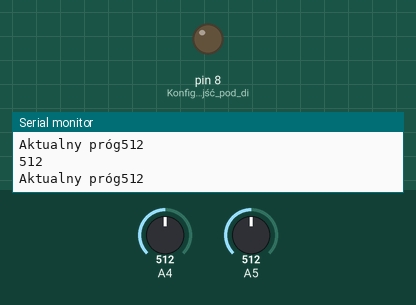
This sketch was run on a simulated Arduino Uno, built with avr-gcc and run on an emulated ATmega328P. Parts: output pins drawn as LEDs (lit = HIGH), the last lines printed to the serial monitor. Inputs (shaded band) come from the test bench; at power-on: A4 = 512, A5 = 512.

Above: at 1.2 s.
1.3 s: A4 set to 523
At 2.5 s:
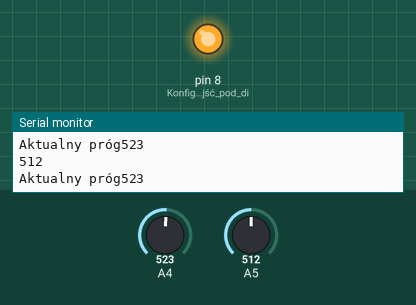
2.8 s: A5 set to 539
At 3.2 s:
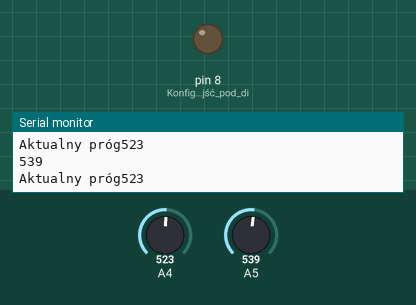
4.3 s: A5 set to 511
At 5.5 s:
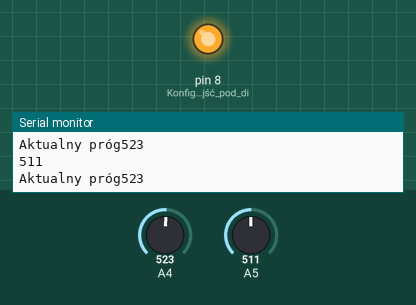
5.8 s: A5 set to 716
At 6.3 s:
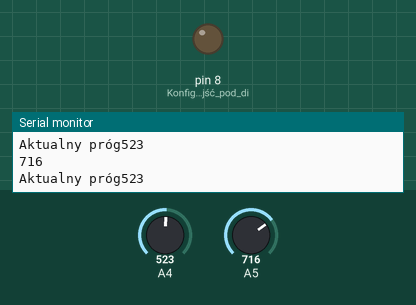
7.3 s: A4 set to 708
10.3 s: A4 set to 733
At 11.3 s:
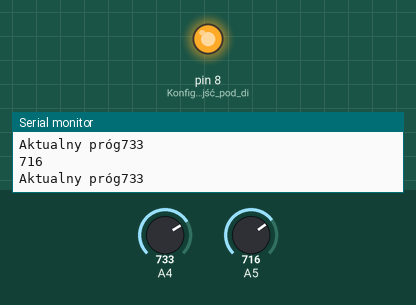
Timing chart, 0 to 12.8 s (numbered marks = the images above; inputs shaded):
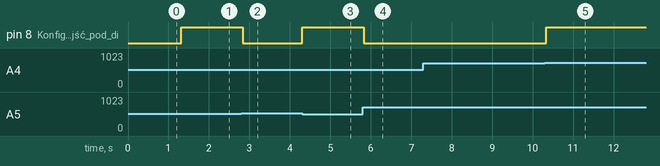

Measured:
- the behaviour switches between 512 and 513 on A4 (found by bisection; images 0 and 1)
- the behaviour switches between 522 and 523 on A5 (found by bisection; images 1 and 2)
- the behaviour switches between 716 and 717 on A4 (found by bisection; images 4 and 5)
- after the input at 1.3 s, pin 8 (Konfiguracja_wyjść_pod_di): LOW → HIGH at once
- after the input at 2.8 s, pin 8 (Konfiguracja_wyjść_pod_di): HIGH → LOW at once
- after the input at 4.3 s, pin 8 (Konfiguracja_wyjść_pod_di): LOW → HIGH at once
- after the input at 5.8 s, pin 8 (Konfiguracja_wyjść_pod_di): HIGH → LOW at once
- after the input at 10.3 s, pin 8 (Konfiguracja_wyjść_pod_di): LOW → HIGH at once

The sketch:

fotorezystor_2.ino
```cpp
// Używamy fotorezystora - kiedy zgasimy światło, zapala się dioda v2
int odczytanaWartosc = 0; //Zmienna do przechowywania odczytu ADC
int prog = 0; // Próg włączenia światła - ustawiamy potencjometrem

void setup() {
  Serial.begin(9600);
  pinMode(8, OUTPUT); //Konfiguracja wyjść pod diodę LED
}

void loop() {
  odczytanaWartosc = analogRead(A5);//Odczytanie wartości z ADC
  prog = analogRead(A4);
  Serial.println(odczytanaWartosc);
  Serial.println("Aktualny próg" + String(prog));
  if (odczytanaWartosc < prog) {
     digitalWrite(8, HIGH);//Włączenie diody
  } else {
     digitalWrite(8, LOW);//Wyłączenie diody
  }

  delay(50);
}
```
